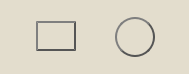
<?xml version="1.0" encoding="UTF-8"?>
<ui version="4.0">
 <class>MainWindow</class>
 <widget class="QMainWindow" name="MainWindow">
  <property name="geometry">
   <rect>
    <x>0</x>
    <y>0</y>
    <width>189</width>
    <height>74</height>
   </rect>
  </property>
  <property name="windowTitle">
   <string>MainWindow</string>
  </property>
  <widget class="QWidget" name="frmMain">
   <property name="styleSheet">
    <string notr="true">
background-color: rgb(227, 221, 205);</string>
   </property>
   <layout class="QVBoxLayout" name="verticalLayout_2">
    <property name="spacing">
     <number>0</number>
    </property>
    <property name="leftMargin">
     <number>0</number>
    </property>
    <property name="topMargin">
     <number>0</number>
    </property>
    <property name="rightMargin">
     <number>0</number>
    </property>
    <property name="bottomMargin">
     <number>0</number>
    </property>
    <item>
     <layout class="QHBoxLayout" name="frmdefrms">
      <item>
       <layout class="QHBoxLayout" name="frmGrabar">
        <property name="leftMargin">
         <number>3</number>
        </property>
        <property name="topMargin">
         <number>4</number>
        </property>
        <property name="rightMargin">
         <number>6</number>
        </property>
        <property name="bottomMargin">
         <number>6</number>
        </property>
        <item>
         <widget class="QPushButton" name="btnGrabar">
          <property name="maximumSize">
           <size>
            <width>40</width>
            <height>40</height>
           </size>
          </property>
          <property name="cursor">
           <cursorShape>PointingHandCursor</cursorShape>
          </property>
          <property name="styleSheet">
           <string notr="true">QPushButton {
color: #333;
border: 2px solid #555;
border-radius: 20px;
border-style: outset;
background: qradialgradient(
cx: 0.3, cy: -0.4, fx: 0.3, fy: -0.4,
radius: 1.35, stop: 0 #fff, stop: 1 #888
);
padding: 5px;
}

QPushButton:hover {
background: qradialgradient(
cx: 0.3, cy: -0.4, fx: 0.3, fy: -0.4,
radius: 1.35, stop: 0 #fff, stop: 1 #bbb
);
}

QPushButton:pressed {
border-style: inset;
background: qradialgradient(
cx: 0.4, cy: -0.1, fx: 0.4, fy: -0.1,
radius: 1.35, stop: 0 #fff, stop: 1 #ddd
);
}</string>
          </property>
          <property name="text">
           <string/>
          </property>
          <property name="icon">
           <iconset resource="resources.qrc">
            <normaloff>:/icons/boton-rec_black.png</normaloff>:/icons/boton-rec_black.png</iconset>
          </property>
          <property name="iconSize">
           <size>
            <width>38</width>
            <height>38</height>
           </size>
          </property>
         </widget>
        </item>
       </layout>
      </item>
      <item>
       <layout class="QHBoxLayout" name="horizontalLayout_2"/>
      </item>
      <item>
       <layout class="QVBoxLayout" name="verticalLayout_4">
        <item>
         <widget class="QPushButton" name="btnConfig">
          <property name="maximumSize">
           <size>
            <width>40</width>
            <height>40</height>
           </size>
          </property>
          <property name="styleSheet">
           <string notr="true">QPushButton {
color: #333;
border: 2px solid #555;
border-radius: 20px;
border-style: outset;
background: qradialgradient(
cx: 0.3, cy: -0.4, fx: 0.3, fy: -0.4,
radius: 1.35, stop: 0 #fff, stop: 1 #888
);
padding: 5px;
}

QPushButton:hover {
background: qradialgradient(
cx: 0.3, cy: -0.4, fx: 0.3, fy: -0.4,
radius: 1.35, stop: 0 #fff, stop: 1 #bbb
);
}

QPushButton:pressed {
border-style: inset;
background: qradialgradient(
cx: 0.4, cy: -0.1, fx: 0.4, fy: -0.1,
radius: 1.35, stop: 0 #fff, stop: 1 #ddd
);
}</string>
          </property>
          <property name="text">
           <string/>
          </property>
          <property name="icon">
           <iconset resource="resources.qrc">
            <normaloff>:/icons/configuraciones.png</normaloff>:/icons/configuraciones.png</iconset>
          </property>
          <property name="iconSize">
           <size>
            <width>40</width>
            <height>40</height>
           </size>
          </property>
          <property name="flat">
           <bool>true</bool>
          </property>
         </widget>
        </item>
       </layout>
      </item>
     </layout>
    </item>
   </layout>
  </widget>
  <widget class="QMenuBar" name="menubar">
   <property name="geometry">
    <rect>
     <x>0</x>
     <y>0</y>
     <width>189</width>
     <height>21</height>
    </rect>
   </property>
  </widget>
 </widget>
 <resources>
  <include location="resources.qrc"/>
 </resources>
 <connections/>
</ui>
